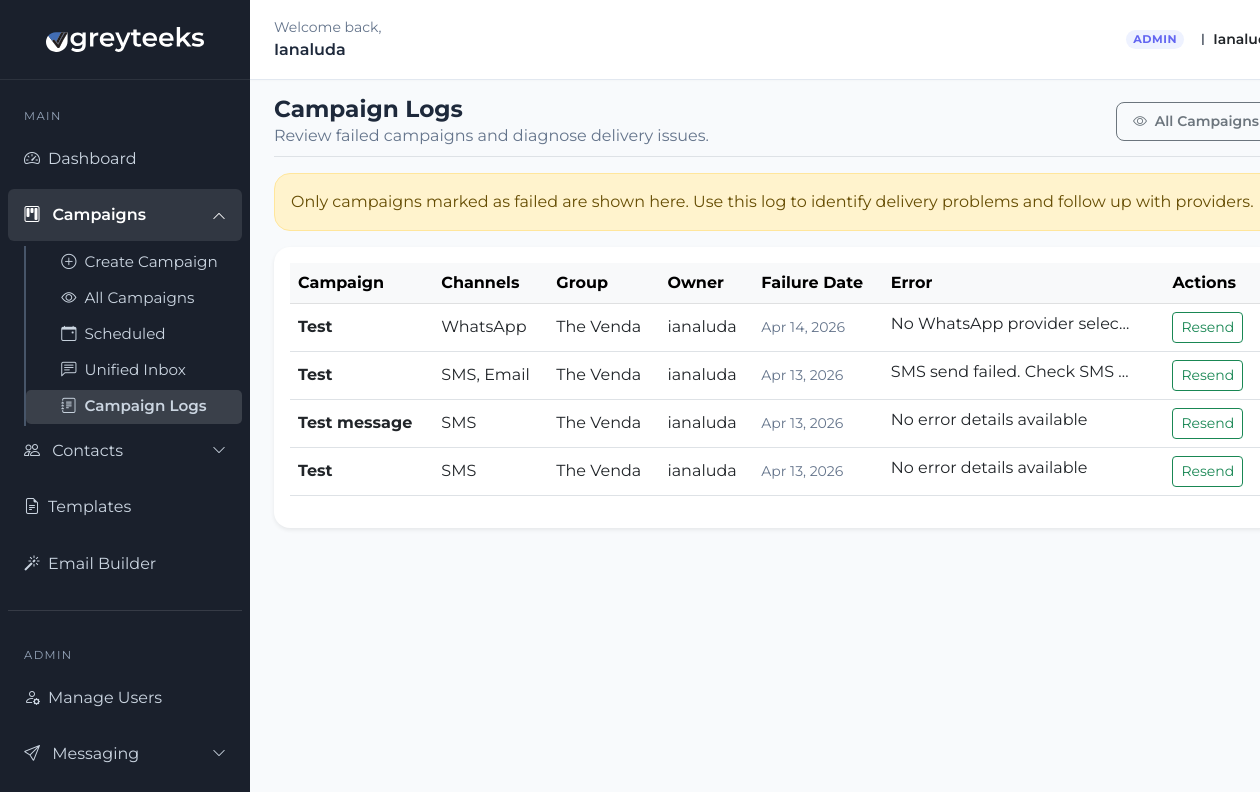
Screenshot of /campaigns/logs/ (signed in) with the database file from the repository.
### campaigns/models.py (models this page shows, shortened)
class Campaign(models.Model):
    user = models.ForeignKey(settings.AUTH_USER_MODEL, on_delete=models.CASCADE, related_name='campaigns')
    title = models.CharField(max_length=200)
    description = models.TextField(blank=True, default='')
    message_body = models.TextField(blank=True, default='')
    html_content = models.TextField(blank=True, null=True)
    design_json = models.JSONField(blank=True, null=True)
    sms_template = models.ForeignKey(MessageTemplate, on_delete=models.SET_NULL, null=True, blank=True)
    send_sms = models.BooleanField(default=False, verbose_name='SMS')
    send_whatsapp = models.BooleanField(default=False, verbose_name='WhatsApp')
    send_email = models.BooleanField(default=False, verbose_name='Email')
    target_group = models.ForeignKey(Group, on_delete=models.SET_NULL, null=True, blank=True)
    scheduled_time = models.DateTimeField(null=True, blank=True)
    status = models.CharField(
        max_length=20,
        choices=[
            ('draft', 'Draft'),
            ('queued', 'Queued'),
            ('processing', 'Processing'),
            ('scheduled', 'Scheduled'),
            ('completed', 'Completed'),
            ('sent', 'Sent'),
            ('failed', 'Failed'),
            ('cancelled', 'Cancelled'),
        ],
        default='draft'
    )
    cancel_reason = models.TextField(blank=True)
    sms_server = models.ForeignKey(SMSProvider, on_delete=models.SET_NULL, null=True, blank=True)
    whatsapp_server = models.ForeignKey(WhatsAppProvider, on_delete=models.SET_NULL, null=True, blank=True)
    email_server = models.ForeignKey(EmailProvider, on_delete=models.SET_NULL, null=True, blank=True)
    whatsapp_template = models.ForeignKey(WhatsAppTemplate, on_delete=models.SET_NULL, null=True, blank=True)
    email_template = models.ForeignKey(EmailTemplate, on_delete=models.SET_NULL, null=True, blank=True)
    opens_count = models.IntegerField(default=0)
    clicks_count = models.IntegerField(default=0)
    failure_reason = models.TextField(blank=True, default='', help_text='Stores the most recent delivery failure details.')
    created_at = models.DateTimeField(auto_now_add=True)
    @property
    def enabled_channels(self):
        channels = []
        if self.send_sms:
            channels.append('SMS')
        if self.send_whatsapp:
            channels.append('WhatsApp')
        if self.send_email:
            channels.append('Email')
        return channels
    @property
    def active_channel_labels(self):
        return ', '.join(self.enabled_channels) if self.enabled_channels else 'None'

### contacts_app/models.py (models this page shows, shortened)
class Group(models.Model):
    user = models.ForeignKey(User, on_delete=models.CASCADE, related_name='user_groups')
    name = models.CharField(max_length=100)
    description = models.TextField(blank=True)
    created_at = models.DateTimeField(auto_now_add=True)

### campaigns/views.py (the view)
# urls.py: path('campaigns/logs/', campaign_logs, name='campaign_logs'),
@login_required
def campaign_logs(request):
    if not request.user.is_staff:
        raise PermissionDenied
    failed_campaigns = Campaign.objects.filter(status='failed').order_by('-created_at').select_related('user', 'target_group')
    return render(request, 'campaigns/campaign_logs.html', {
        'failed_campaigns': failed_campaigns,
    })

### templates/campaigns/campaign_logs.html (shortened to what this page needs)
{% extends "campaigns/dashboard.html" %}
{% block content %}
<div class="d-flex justify-content-between align-items-center pb-2 mb-3 border-bottom mt-3">
    <div>
        <h2 class="fw-bold m-0">Campaign Logs</h2>
        <p class="text-muted mb-0">Review failed campaigns and diagnose delivery issues.</p>
    </div>
    <a href="{% url 'campaigns_overview' %}" class="btn btn-sm btn-outline-secondary px-3 py-2 rounded-3 fw-semibold">
        <i class="bi bi-eye me-1"></i> All Campaigns
    </a>
</div>
<div class="alert alert-warning rounded-4">
    Only campaigns marked as failed are shown here. Use this log to identify delivery problems and follow up with providers.
</div>
<div class="table-responsive bg-white p-3 shadow-sm rounded-4">
    <table class="table table-hover align-middle">
        <thead class="table-light">
            <tr>
                <th>Campaign</th>
                <th>Channels</th>
                <th>Group</th>
                <th>Owner</th>
                <th>Failure Date</th>
                <th>Error</th>
                <th>Actions</th>
            </tr>
        </thead>
        <tbody>
            {% for campaign in failed_campaigns %}
                <tr>
                    <td><strong>{{ campaign.title }}</strong></td>
                    <td>{{ campaign.active_channel_labels }}</td>
                    <td>{{ campaign.target_group.name|default:"General" }}</td>
                    <td>{{ campaign.user.username }}</td>
                    <td class="text-muted small">{{ campaign.created_at|date:"M d, Y" }}</td>
                    <td>
                        <span class="text-truncate d-inline-block" style="max-width: 240px;" title="{{ campaign.failure_reason }}">
                            {{ campaign.failure_reason|default:'No error details available'|truncatechars:80 }}
                        </span>
                    </td>
                    <td>
                        <form method="post" action="{% url 'resend_campaign' campaign.id %}" class="d-inline">
                            <button type="submit" class="btn btn-sm btn-outline-success">
                                Resend
                            </button>
                        </form>
                    </td>
                </tr>
            {% endfor %}
        </tbody>
    </table>
</div>
{% endblock %}

### templates/campaigns/dashboard.html (shortened to what this page needs)
{% load static %}
<!DOCTYPE html>
<html lang="en">
<head>
    <link href="https://cdn.jsdelivr.net/npm/bootstrap@5.3.0/dist/css/bootstrap.min.css" rel="stylesheet">
    <link rel="stylesheet" href="https://cdn.jsdelivr.net/npm/bootstrap-icons@1.11.3/font/bootstrap-icons.min.css">
    <link rel="stylesheet" href="{% static 'css/dashboard.css' %}">
</head>
<body>
<div class="container-fluid">
    <div class="row">
                    {% include 'includes/sidebar.html' %}
        <main class="col-md-10 p-0">
            <div class="dashboard-top-bar d-flex justify-content-between align-items-center px-4 py-0 bg-white border-bottom">
                <div>
                    <div class="text-muted small">Welcome back,</div>
                    <div class="fs-6 fw-semibold">{{ user.first_name|default:user.username|title }}</div>
                </div>
                <div class="d-flex align-items-center gap-3">
                    {% if user.is_staff %}
                    <span class="badge rounded-pill" style="background:#eef2ff;color:#6366f1;font-size:0.7rem;font-weight:700;letter-spacing:0.05em;">ADMIN</span>
                    {% endif %}
                    <div class="d-flex align-items-center gap-2">
                        <span class="user-avatar">{{ user.username|first|upper }}</span>
                        <span class="fw-semibold text-dark small">{{ user.username|title }}</span>
                    </div>
                </div>
            </div>
            <div class="dashboard-content">
                {% block content %}{% endblock %}
            </div>
        </main>
    </div>
</div>
</body>
</html>

### static/css/dashboard.css (style rules this page uses)
body { background-color: #f8fafc; font-family: 'Montserrat', sans-serif; color: #1e293b; }
main { margin-left: 250px; width: calc(100% - 250px); }
.dashboard-content { padding-left: 1.5rem; padding-right: 1.5rem; }
.dashboard-top-bar { min-height: 80px; background: #ffffff; border-bottom: 1px solid #e2e8f0 !important; box-shadow: 0 1px 2px 0 rgba(0, 0, 0, 0.02); }
h1, h2, h3, h4, h5, h6 { font-family: 'Montserrat', sans-serif; font-weight: 600; color: #1e293b; }
h2 { font-size: 1.45rem; }
.text-muted { color: #64748b !important; }
.badge { font-weight: 500; }

### rows the page displays
Campaign: title "Test", active_channel_labels "WhatsApp", target_group.name "The Venda", user.username "ianaluda", created_at "Apr 14, 2026", failure_reason "No WhatsApp provider selec…"
Campaign: title "Test", active_channel_labels "SMS, Email", target_group.name "The Venda", user.username "ianaluda", created_at "Apr 13, 2026", failure_reason "SMS send failed. Check SMS…"
Campaign: title "Test message", active_channel_labels "SMS", target_group.name "The Venda", user.username "ianaluda", created_at "Apr 13, 2026", failure_reason "No error details available"
Campaign: title "Test", active_channel_labels "SMS", target_group.name "The Venda", user.username "ianaluda", created_at "Apr 13, 2026", failure_reason "No error details available"

### other values shown
{{ user.first_name|default:user.username|title }} "Ianaluda"
{{ user.username|first|upper }} "I"
